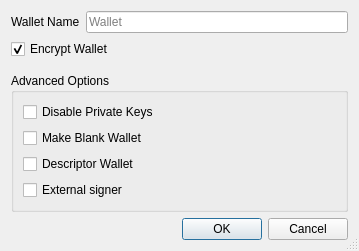
<?xml version="1.0" encoding="UTF-8"?>
<ui version="4.0">
 <class>CreateWalletDialog</class>
 <widget class="QDialog" name="CreateWalletDialog">
  <property name="geometry">
   <rect>
    <x>0</x>
    <y>0</y>
    <width>407</width>
    <height>0</height>
   </rect>
  </property>
  <property name="windowTitle">
   <string>Create Wallet</string>
  </property>
  <property name="sizeGripEnabled">
   <bool>true</bool>
  </property>
  <layout class="QVBoxLayout" name="verticalLayout">
   <item>
    <layout class="QHBoxLayout" name="horizontalLayout">
     <item>
      <widget class="QLabel" name="wallet_name_label">
       <property name="text">
        <string>Wallet Name</string>
       </property>
      </widget>
     </item>
     <item>
      <widget class="QLineEdit" name="wallet_name_line_edit">
       <property name="minimumSize">
        <size>
         <width>262</width>
         <height>0</height>
        </size>
       </property>
       <property name="placeholderText">
        <string>Wallet</string>
       </property>
      </widget>
     </item>
    </layout>
   </item>
   <item>
    <widget class="QCheckBox" name="encrypt_wallet_checkbox">
     <property name="toolTip">
      <string>Encrypt the wallet. The wallet will be encrypted with a passphrase of your choice.</string>
     </property>
     <property name="text">
      <string>Encrypt Wallet</string>
     </property>
     <property name="checked">
      <bool>true</bool>
     </property>
    </widget>
   </item>
   <item>
    <spacer name="verticalSpacer_1">
     <property name="orientation">
      <enum>Qt::Vertical</enum>
     </property>
     <property name="sizeType">
      <enum>QSizePolicy::Fixed</enum>
     </property>
     <property name="sizeHint" stdset="0">
      <size>
       <width>20</width>
       <height>8</height>
      </size>
     </property>
    </spacer>
   </item>
   <item>
    <widget class="QGroupBox" name="groupBox">
     <property name="title">
      <string>Advanced Options</string>
     </property>
     <layout class="QVBoxLayout" name="verticalLayout_groupbox">
      <item>
       <widget class="QCheckBox" name="disable_privkeys_checkbox">
        <property name="enabled">
         <bool>true</bool>
        </property>
        <property name="toolTip">
         <string>Disable private keys for this wallet. Wallets with private keys disabled will have no private keys and cannot have an HD seed or imported private keys. This is ideal for watch-only wallets.</string>
        </property>
        <property name="text">
         <string>Disable Private Keys</string>
        </property>
       </widget>
      </item>
      <item>
       <widget class="QCheckBox" name="blank_wallet_checkbox">
        <property name="toolTip">
         <string>Make a blank wallet. Blank wallets do not initially have private keys or scripts. Private keys and addresses can be imported, or an HD seed can be set, at a later time.</string>
        </property>
        <property name="text">
         <string>Make Blank Wallet</string>
        </property>
       </widget>
      </item>
      <item>
       <widget class="QCheckBox" name="descriptor_checkbox">
        <property name="toolTip">
         <string>Use descriptors for scriptPubKey management</string>
        </property>
        <property name="text">
         <string>Descriptor Wallet</string>
        </property>
       </widget>
      </item>
      <item>
       <widget class="QCheckBox" name="external_signer_checkbox">
        <property name="toolTip">
         <string>Use an external signing device such as a hardware wallet. Configure the external signer script in wallet preferences first.</string>
        </property>
        <property name="text">
         <string>External signer</string>
        </property>
       </widget>
      </item>
     </layout>
    </widget>
   </item>
   <item>
    <spacer name="verticalSpacer_2">
     <property name="orientation">
      <enum>Qt::Vertical</enum>
     </property>
     <property name="sizeHint" stdset="0">
      <size>
       <width>20</width>
       <height>0</height>
      </size>
     </property>
    </spacer>
   </item>
   <item>
    <widget class="QDialogButtonBox" name="buttonBox">
     <property name="orientation">
      <enum>Qt::Horizontal</enum>
     </property>
     <property name="standardButtons">
      <set>QDialogButtonBox::Cancel|QDialogButtonBox::Ok</set>
     </property>
    </widget>
   </item>
  </layout>
 </widget>
 <tabstops>
  <tabstop>wallet_name_line_edit</tabstop>
  <tabstop>encrypt_wallet_checkbox</tabstop>
  <tabstop>disable_privkeys_checkbox</tabstop>
  <tabstop>blank_wallet_checkbox</tabstop>
  <tabstop>external_signer_checkbox</tabstop>
 </tabstops>
 <resources/>
 <connections>
  <connection>
   <sender>buttonBox</sender>
   <signal>accepted()</signal>
   <receiver>CreateWalletDialog</receiver>
   <slot>accept()</slot>
   <hints>
    <hint type="sourcelabel">
     <x>248</x>
     <y>254</y>
    </hint>
    <hint type="destinationlabel">
     <x>157</x>
     <y>274</y>
    </hint>
   </hints>
  </connection>
  <connection>
   <sender>buttonBox</sender>
   <signal>rejected()</signal>
   <receiver>CreateWalletDialog</receiver>
   <slot>reject()</slot>
   <hints>
    <hint type="sourcelabel">
     <x>316</x>
     <y>260</y>
    </hint>
    <hint type="destinationlabel">
     <x>286</x>
     <y>274</y>
    </hint>
   </hints>
  </connection>
 </connections>
</ui>
